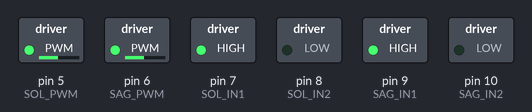
Simulated run of this sketch. Board: Arduino Uno, built with avr-gcc and run on an emulated ATmega328P. Parts: switched loads named in the sketch (green lamp = pin HIGH).

Above: at 3.1 s.
At 5.1 s:
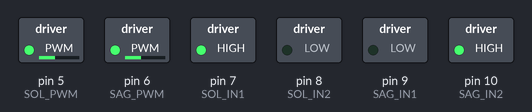
At 7.5 s:
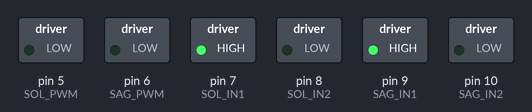
Timing chart, 0 to 9.0 s (numbered marks = the images above):
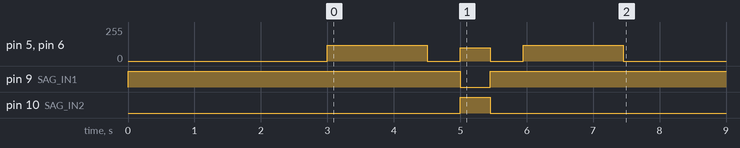

The sketch:

01_motor_hareket.ino
```cpp
// 1. MOTORLAR: duz git, 90 derece don, yine duz git
// Pinler sayfadaki ortak baglanti tablosuna goredir.
// Acildiktan 3 sn sonra bir kez calisir. Tekrar icin RESET dugmesine basin.

const byte SOL_PWM = 5, SOL_IN1 = 7, SOL_IN2 = 8;
const byte SAG_PWM = 6, SAG_IN1 = 9, SAG_IN2 = 10;

const int HIZ = 120;        // 0-255 arasi
const int SAG_AYAR = 0;     // Robot sola kayiyorsa eksi (-10), saga kayiyorsa arti (+10)
const int ILERI_MS = 1500;  // Ileri gitme suresi (ms)
const int DONUS_HIZI = 100; // Donus hizi. Diger kodlarda da ayni deger kullanilir.
const int DONUS_MS = 450;   // Tam 90 derece donene kadar bu sayiyi degistirin

void motor(byte pwm, byte in1, byte in2, int hiz) {
  hiz = constrain(hiz, -255, 255);
  digitalWrite(in1, hiz >= 0 ? HIGH : LOW);
  digitalWrite(in2, hiz >= 0 ? LOW : HIGH);
  analogWrite(pwm, abs(hiz));
}

void sur(int sol, int sag) {
  motor(SOL_PWM, SOL_IN1, SOL_IN2, sol);
  motor(SAG_PWM, SAG_IN1, SAG_IN2, sag);
}

void setup() {
  pinMode(SOL_PWM, OUTPUT); pinMode(SOL_IN1, OUTPUT); pinMode(SOL_IN2, OUTPUT);
  pinMode(SAG_PWM, OUTPUT); pinMode(SAG_IN1, OUTPUT); pinMode(SAG_IN2, OUTPUT);
  sur(0, 0);
  delay(3000);                                  // Robotu yere koymak icin zaman

  sur(HIZ, HIZ + SAG_AYAR);  delay(ILERI_MS);   // Ileri
  sur(0, 0);                 delay(500);
  sur(DONUS_HIZI, -DONUS_HIZI); delay(DONUS_MS); // Yerinde SAGA don: robot kendi sagina donmeli!
  sur(0, 0);                 delay(500);
  sur(HIZ, HIZ + SAG_AYAR);  delay(ILERI_MS);   // Yine ileri
  sur(0, 0);
}

void loop() {
  // Bos: hareket bir kez yapildi.
}
```
